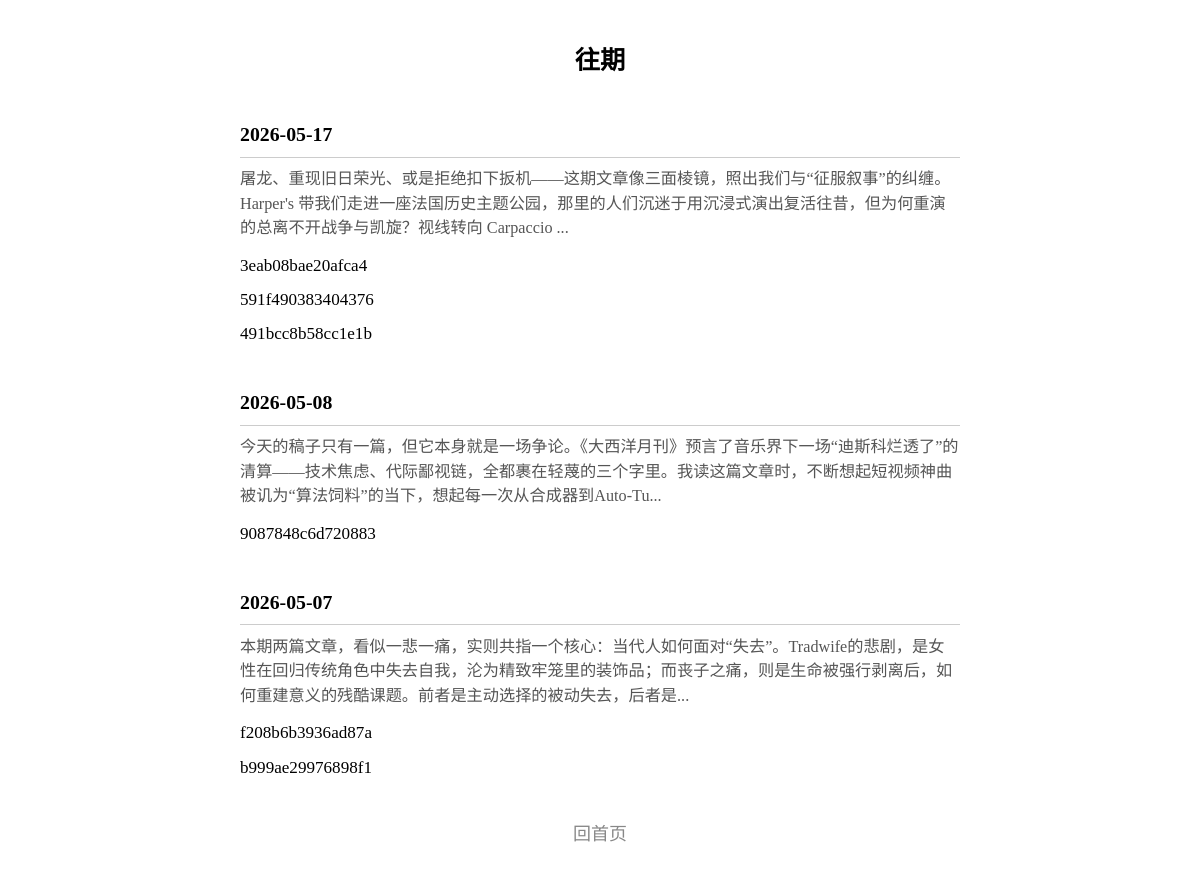
Page /archive on the earlier database version.
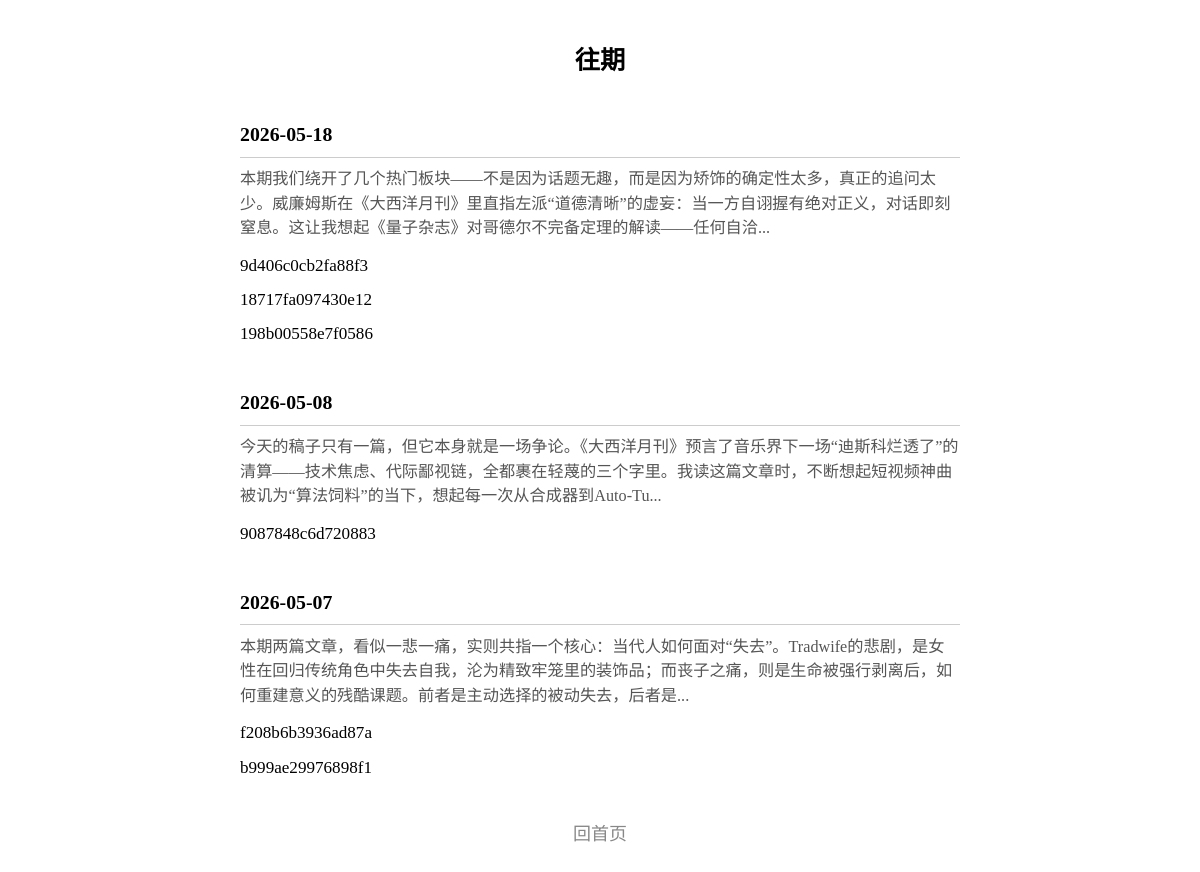
Same page on the later database version.
### tables this page shows
CREATE TABLE issues (
            date TEXT PRIMARY KEY,
            articles TEXT NOT NULL DEFAULT '[]',
            editor_note TEXT NOT NULL DEFAULT '',
            stats TEXT NOT NULL DEFAULT '{}',
            epub_sent_at TEXT
        );

### server.py (the view)
@app.get("/archive", response_class=HTMLResponse)
async def archive(page: int = Query(1, ge=1)):
    per_page = 20
    offset = (page - 1) * per_page
    issues = get_recent_issues(limit=per_page, offset=offset)
    template = env.get_template("archive.html")
    return template.render(issues=issues, page=page)

### templates/archive.html (shortened to what this page needs)
<!DOCTYPE html>
<html lang="zh-CN">
<head>
</head>
<body>
<h1>往期</h1>
{% for issue in issues %}
<div class="issue">
  <div class="issue-date">{{ issue.date }}</div>
  <div class="issue-note">
    {% if issue.editor_note | length > 120 %}
      {{ issue.editor_note[:120] | e }}...
    {% else %}
      {{ issue.editor_note | e }}
    {% endif %}
  </div>
  <ul>
  {% for aid in issue.articles %}
    <li><a href="/article/{{ aid }}">{{ aid }}</a></li>
  {% endfor %}
  </ul>
</div>
{% endfor %}
<div class="footer">
  <a href="/">回首页</a>
</div>
</body>
</html>

Differences in the rows shown:
removed issues: date "2026-05-17", editor_note "屠龙、重现旧日荣光、或是拒绝扣下扳机——这期文章像三面棱镜，照出我们与“征服叙事”的纠缠。Harper's 带我们走进一座法国历史主题公园，那里的人们沉迷于用沉浸式演出复活往昔，但为何重演的总离不开战争与凯旋？视线转向 Carpaccio", articles "3eab08bae20afca4" "591f490383404376" "491bcc8b58cc1e1b"
added issues: date "2026-05-18", editor_note "本期我们绕开了几个热门板块——不是因为话题无趣，而是因为矫饰的确定性太多，真正的追问太少。威廉姆斯在《大西洋月刊》里直指左派“道德清晰”的虚妄：当一方自诩握有绝对正义，对话即刻窒息。这让我想起《量子杂志》对哥德尔不完备定理的解读——任何自洽", articles "9d406c0cb2fa88f3" "18717fa097430e12" "198b00558e7f0586"
